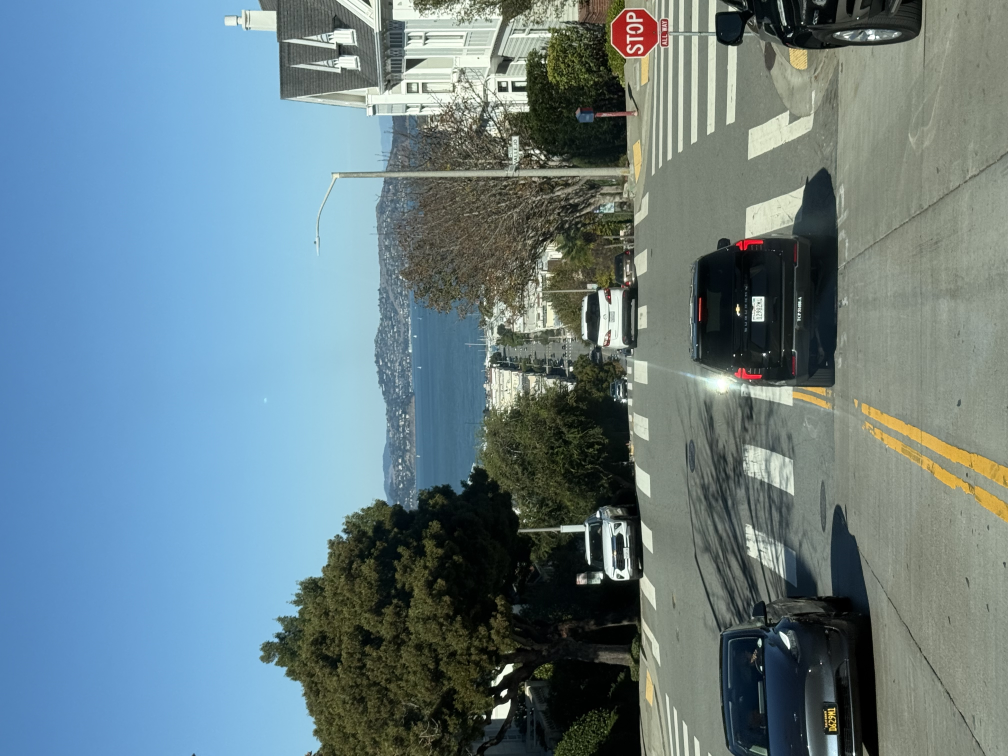
#> input picture producer-side/samples/Weixin Image_20261024141130_545_687.jpg, 4032 x 3024 px (shown at 1/4 size)
$ python -i producer.py   (imports and definitions only)
#> lines starting #> are read from the running program, lines starting #| are printed output that depends on the picture
#> further down, picture is the input picture: PIL image 4032x3024 RGB; mean R, G, B 105.6, 127.5, 134.7
"""Pure production preparation: canonical design in, exact artifact, preview and estimates out.

`fabyn-producer` reads one JSON request on stdin and writes one JSON result on stdout. It reads
only the declared input files and writes derived files into output_dir: no network, devices,
reservations or payment. Identical input yields byte-identical outputs and hashes.
"""
from __future__ import annotations

import functools
import hashlib
import io
import json
import math
import os
import re
import sys
import zipfile
from dataclasses import dataclass, field, replace
from pathlib import Path
from PIL import Image, ImageChops, ImageDraw, ImageFont, ImageOps

from . import nametag, svg_subset
from .prepare import MAX_PIXELS, _load as load_image

COMPILER_VERSION = "producer-prepare/1"
MAX_REQUEST_BYTES = 2 * 1024 * 1024
MAX_PHOTO_BYTES = 50 * 1024 * 1024
MAX_MODEL_BYTES = 200 * 1024 * 1024
MAX_PREVIEW_BYTES = 20 * 1024 * 1024
REAL_PROCESSES = {"sticker_print", "photo_print", "fdm_print"}
SIMULATION_ONLY = {"laser_cut", "cnc_route", "vinyl_cut", "large_format_print", "document_print", "sewing", "heat_press"}
PROCESSES = REAL_PROCESSES | SIMULATION_ONLY
KINDS = {"svg", "photos", "text_tag", "catalog_model", "sim_catalog_item"}
STICKER_WIDTHS_MM = {15, 25, 48, 53}  # 48: the M02 Pro's printable width on the 53 mm roll
CAPTION_BAND_MM = 10  # the strip under a sticker's picture that holds its lettering
SHA256 = re.compile(r"[0-9a-f]{64}")
PROFILE_NUMBERS = {  # key: (minimum, maximum, minimum is exclusive)
    "dpi": (0, 4800, True), "printable_width_mm": (0, 10_000, True), "safe_margin_mm": (0, 1000, False),
    "min_line_mm": (0, 100, True), "seconds_per_unit": (0, 1e7, False), "setup_seconds": (0, 1e7, False),
    "material_density_g_cm3": (0, 30, True),
}
PROFILE_VECTORS = {"raster_px": 2, "media_outer_mm": 2, "printable_area_mm": 2, "build_volume_mm": 3}


class Outcome(Exception):
    """A typed, expected non-ready result (rejected or needs_review)."""

    def __init__(self, code: str, reason: str, status: str = "rejected"):
        super().__init__(reason)
        self.code, self.reason, self.status = code, reason, status


def _invalid(reason: str) -> Outcome:
    return Outcome("invalid_request", reason)


def canonical_json(value: object) -> str:
    return json.dumps(value, sort_keys=True, separators=(",", ":"), ensure_ascii=False, allow_nan=False)


def sha256_hex(data: bytes) -> str:
    return hashlib.sha256(data).hexdigest()


# [5 lines left out: function digest, not called in this run]


@dataclass
class Job:
    digest: str
    process: str
    mode: str
    machine: dict
    profile: dict
    design: dict
    params: dict
    out: Path
    warnings: list[str] = field(default_factory=list)

    @property
    def prep_id(self) -> str:
        return "prep_" + self.digest[:24]


# ---------------------------------------------------------------- operations

# [55 lines left out: functions handle, prepare, render_design_preview, _dict, _text, not called in this run]


def _clean(value: float) -> float | int:
    """Whole floats become ints so echoed numbers match JavaScript's canonical form."""
    return int(value) if isinstance(value, float) and value.is_integer() else value


# [138 lines left out: functions _number, _integer, _hex, _validate, _profile, _params and 6 more, not called in this run]


def _preview(info: dict, size: tuple[int, int], color: str) -> dict:
    return {"path": info["path"], "sha256": info["sha256"], "media_type": "image/png",
            "width_px": size[0], "height_px": size[1], "color": color}


def _round(value: float, digits: int = 3) -> float | int:
    return _clean(round(value, digits))


def _estimates(amount: float, unit: str, seconds: float, setup: float | None, basis: str) -> dict:
    return {"material": {"amount": _round(amount), "unit": unit}, "minutes_per_unit": _round(seconds / 60),
            "setup_minutes": _round((setup or 0) / 60), "basis": basis}


# ---------------------------------------------------------------- designs

# [32 lines left out: functions _drawing, _subject_box, _photo, not called in this run]


def _wide(width: float, height: float, portrait_frame: bool) -> bool:
    """True when turning the picture a quarter would use the frame's long side."""
    return width > height * 1.05 if portrait_frame else height > width * 1.05


def _turn_box(box: list[float] | None) -> list[float] | None:
    """A subject box after ROTATE_90 (counter-clockwise): (x, y) -> (y, 1 - x)."""
    return None if box is None else [box[1], 1 - box[2], box[3], 1 - box[0]]


# [13 lines left out: function _trim_drawing, not called in this run]


def _trim_photo(image: Image.Image) -> Image.Image:
    """Cut away a plain border (the corner colour) around the picture's content."""
    rgb = image.convert("RGB")
    background = Image.new("RGB", rgb.size, rgb.getpixel((0, 0)))
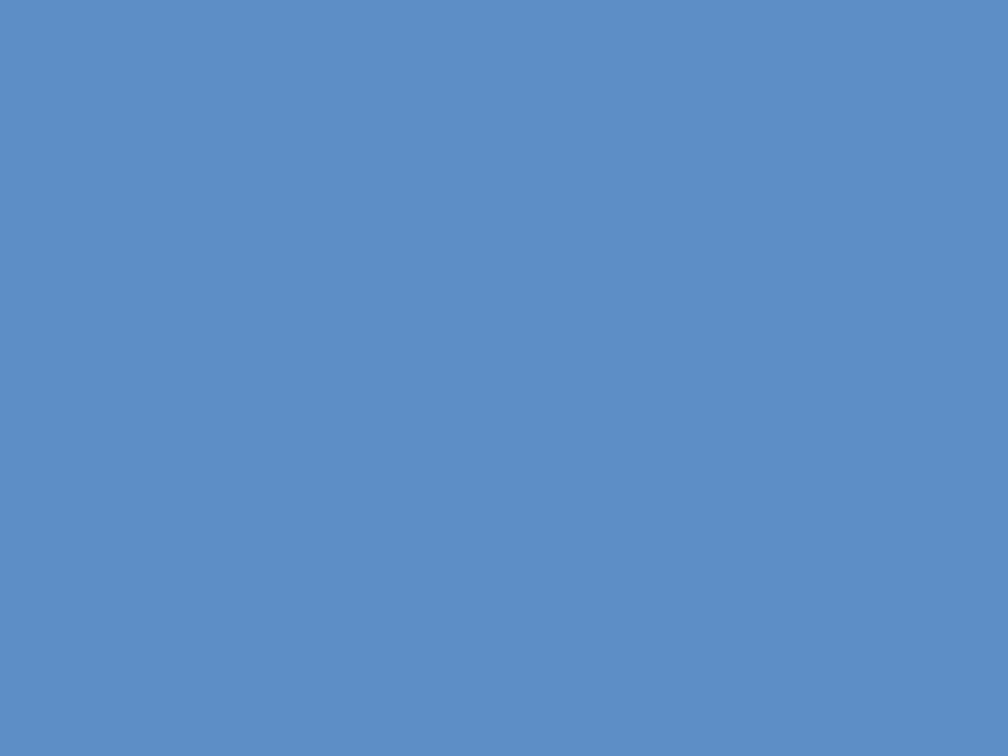
#> background: PIL image 4032x3024 RGB (shown at 1/4 size); mean R, G, B 92, 143, 198
    bbox = ImageChops.difference(rgb, background).convert("L").point(lambda v: 255 if v > 24 else 0).getbbox()
#> bbox = (504, 0, 4032, 3024)
    if not bbox or (bbox[2] - bbox[0]) * (bbox[3] - bbox[1]) >= 0.98 * rgb.width * rgb.height:
        return image
    pad = max(2, round(0.02 * max(bbox[2] - bbox[0], bbox[3] - bbox[1])))
#> pad = 71
    return image.crop((max(0, bbox[0] - pad), max(0, bbox[1] - pad),
                       min(rgb.width, bbox[2] + pad), min(rgb.height, bbox[3] + pad)))
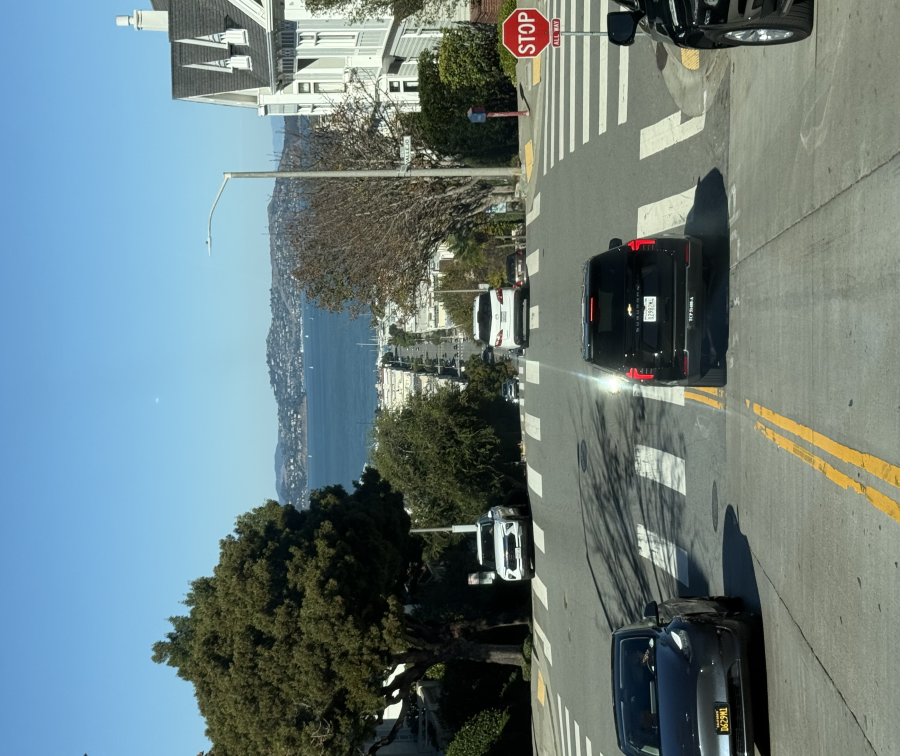
#> returned value: PIL image 3599x3024 RGB (shown at 1/4 size); mean R, G, B 107, 125.3, 127


# [189 lines left out: functions _fit, _compile, _sticker, _caption, _with_caption, _photo_print and 1 more, not called in this run]


def _single_filament(job: Job) -> None:
    if job.params["color_mode"] != "mono":
        raise Outcome("color_mode_unsupported", "Single-filament 3D prints are one color; use mono and name the filament as material")


# [103 lines left out: functions _text_tag, _catalog_model, _catalog_item, _simulation, not called in this run]


@functools.lru_cache(maxsize=8)
def _font(size: int) -> ImageFont.ImageFont | ImageFont.FreeTypeFont:
    return ImageFont.load_default(size=size)


# [69 lines left out: functions _truncate, _wrap, _simulation_card, _parse, main, not called in this run]


# [2 lines not run here, left out]

>>> from PIL import Image
>>> picture = Image.open('../../producer-side/samples/Weixin Image_20261024141130_545_687.jpg')
>>> result = _trim_photo(picture)
